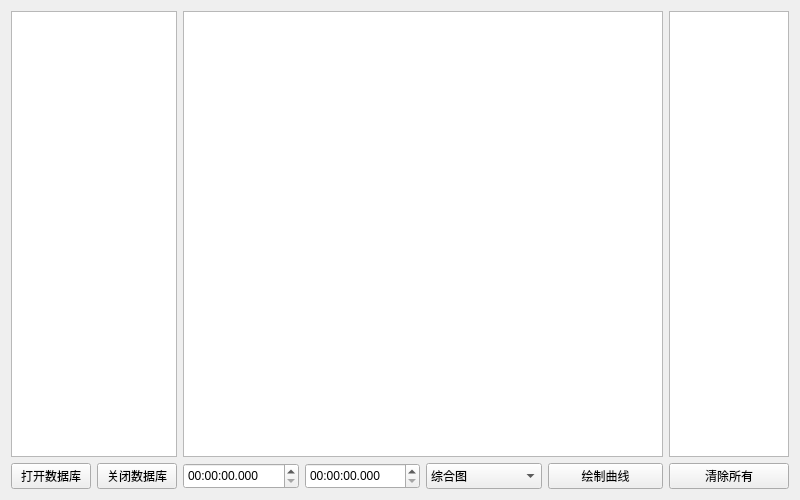
<?xml version="1.0" encoding="UTF-8"?>
<ui version="4.0">
 <class>DataWidget</class>
 <widget class="QWidget" name="DataWidget">
  <property name="geometry">
   <rect>
    <x>0</x>
    <y>0</y>
    <width>800</width>
    <height>500</height>
   </rect>
  </property>
  <property name="windowTitle">
   <string>Form</string>
  </property>
  <layout class="QHBoxLayout" name="horizontalLayout_2" stretch="1,4,1">
   <item>
    <layout class="QGridLayout" name="gridLayout">
     <item row="0" column="0" colspan="2">
      <widget class="QListView" name="listView">
       <property name="editTriggers">
        <set>QAbstractItemView::NoEditTriggers</set>
       </property>
      </widget>
     </item>
     <item row="1" column="0">
      <widget class="QPushButton" name="pushButton_update_table">
       <property name="sizePolicy">
        <sizepolicy hsizetype="Minimum" vsizetype="Preferred">
         <horstretch>0</horstretch>
         <verstretch>0</verstretch>
        </sizepolicy>
       </property>
       <property name="minimumSize">
        <size>
         <width>0</width>
         <height>22</height>
        </size>
       </property>
       <property name="text">
        <string>打开数据库</string>
       </property>
      </widget>
     </item>
     <item row="1" column="1">
      <widget class="QPushButton" name="pushButton">
       <property name="sizePolicy">
        <sizepolicy hsizetype="Minimum" vsizetype="Preferred">
         <horstretch>0</horstretch>
         <verstretch>0</verstretch>
        </sizepolicy>
       </property>
       <property name="text">
        <string>关闭数据库</string>
       </property>
      </widget>
     </item>
    </layout>
   </item>
   <item>
    <layout class="QVBoxLayout" name="verticalLayout_2">
     <item>
      <widget class="TableView" name="tableView">
       <property name="editTriggers">
        <set>QAbstractItemView::NoEditTriggers</set>
       </property>
       <property name="tabKeyNavigation">
        <bool>true</bool>
       </property>
      </widget>
     </item>
     <item>
      <layout class="QHBoxLayout" name="horizontalLayout">
       <item>
        <widget class="QTimeEdit" name="timeEdit_start">
         <property name="sizePolicy">
          <sizepolicy hsizetype="Minimum" vsizetype="Preferred">
           <horstretch>0</horstretch>
           <verstretch>0</verstretch>
          </sizepolicy>
         </property>
         <property name="displayFormat">
          <string>hh:mm:ss.zzz</string>
         </property>
        </widget>
       </item>
       <item>
        <widget class="QTimeEdit" name="timeEdit_stop">
         <property name="sizePolicy">
          <sizepolicy hsizetype="Minimum" vsizetype="Preferred">
           <horstretch>0</horstretch>
           <verstretch>0</verstretch>
          </sizepolicy>
         </property>
         <property name="displayFormat">
          <string>hh:mm:ss.zzz</string>
         </property>
        </widget>
       </item>
       <item>
        <widget class="QComboBox" name="comboBox">
         <property name="sizePolicy">
          <sizepolicy hsizetype="Preferred" vsizetype="Preferred">
           <horstretch>0</horstretch>
           <verstretch>0</verstretch>
          </sizepolicy>
         </property>
         <item>
          <property name="text">
           <string>综合图</string>
          </property>
         </item>
         <item>
          <property name="text">
           <string>lng-lat</string>
          </property>
         </item>
         <item>
          <property name="text">
           <string>x-y</string>
          </property>
         </item>
        </widget>
       </item>
       <item>
        <widget class="QPushButton" name="pushButton_draw">
         <property name="sizePolicy">
          <sizepolicy hsizetype="Minimum" vsizetype="Preferred">
           <horstretch>0</horstretch>
           <verstretch>0</verstretch>
          </sizepolicy>
         </property>
         <property name="text">
          <string>绘制曲线</string>
         </property>
        </widget>
       </item>
      </layout>
     </item>
    </layout>
   </item>
   <item>
    <layout class="QVBoxLayout" name="verticalLayout_3">
     <item>
      <widget class="QListWidget" name="listWidget"/>
     </item>
     <item>
      <widget class="QPushButton" name="pushButton_clear_all_figure">
       <property name="sizePolicy">
        <sizepolicy hsizetype="Minimum" vsizetype="Preferred">
         <horstretch>0</horstretch>
         <verstretch>0</verstretch>
        </sizepolicy>
       </property>
       <property name="minimumSize">
        <size>
         <width>0</width>
         <height>22</height>
        </size>
       </property>
       <property name="text">
        <string>清除所有</string>
       </property>
      </widget>
     </item>
    </layout>
   </item>
  </layout>
 </widget>
 <customwidgets>
  <customwidget>
   <class>TableView</class>
   <extends>QTableView</extends>
   <header location="global">tableview.h</header>
  </customwidget>
 </customwidgets>
 <resources/>
 <connections/>
</ui>
